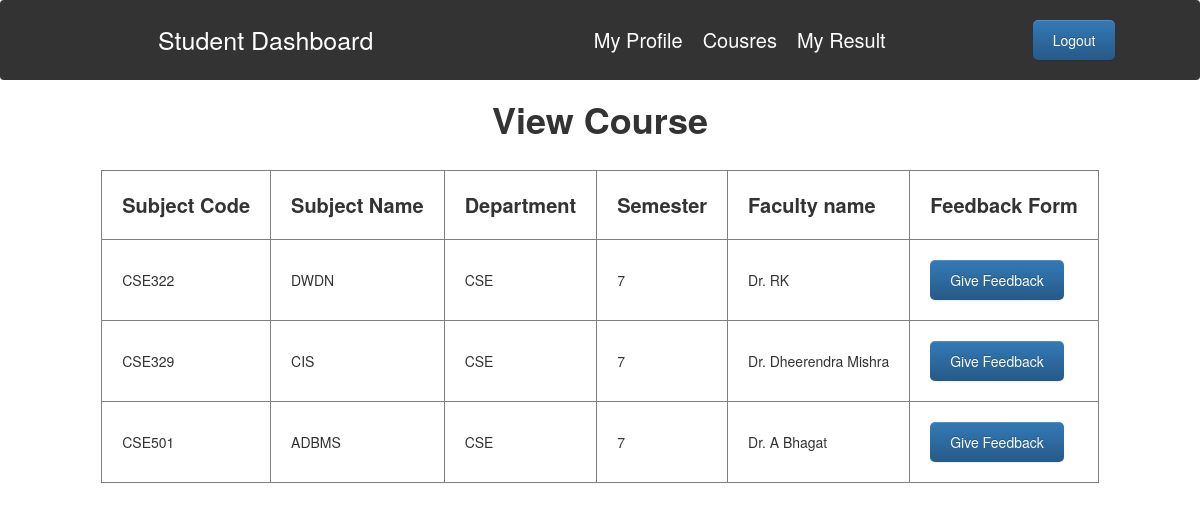
The app's page /Student/student_course.php (signed in) with its own data.
### tables this page shows
CREATE TABLE `approve_user` (
  `username` varchar(50) NOT NULL,
  `mrms` text NOT NULL,
  `schno` int(11) NOT NULL,
  `name` varchar(50) DEFAULT NULL,
  `father` text NOT NULL,
  `address` varchar(50) NOT NULL,
  `gender` text NOT NULL,
  `jeerank` int(50) NOT NULL,
  `email` varchar(50) DEFAULT NULL,
  `phone` int(50) DEFAULT NULL,
  `department` varchar(50) DEFAULT NULL,
  `branch` varchar(50) DEFAULT NULL,
  `year` int(5) NOT NULL,
  `semester` int(50) DEFAULT NULL,
  `course` varchar(50) DEFAULT NULL,
  `section` int(50) DEFAULT NULL,
  `password` varchar(50) NOT NULL
);

CREATE TABLE `course` (
  `subcode` varchar(50) NOT NULL,
  `subname` varchar(50) DEFAULT NULL,
  `department` varchar(50) DEFAULT NULL,
  `course` varchar(50) NOT NULL,
  `section` varchar(50) NOT NULL,
  `semester` int(50) DEFAULT NULL,
  `facname` varchar(50) DEFAULT NULL
);

### Student/student_course.php (the view, shortened to what this page needs)
<?php
    $host="localhost";
    $user="root";
    $password="";
    $db="iiit_b";
    $data=mysqli_connect($host,$user,$password,$db);
    $email=$_SESSION['email'];
    $sql="SELECT * from approve_user s JOIN course c ON s.department = c.department AND s.semester = c.semester WHERE email='".$email."'";
    $result=mysqli_query($data,$sql);
?>
<!DOCTYPE html>
<html lang="en">
<head>
    <link rel="stylesheet" href="https://cdn.jsdelivr.net/npm/bootstrap@3.3.7/dist/css/bootstrap.min.css">
    <link rel="stylesheet" href="https://cdn.jsdelivr.net/npm/bootstrap@3.3.7/dist/css/bootstrap-theme.min.css">
</head>
<body>
    <?php
    include 'student_sidebar.php';
    ?>
<div class="content">
            <center>
            <h1 style="font-weight:550;">View Course</h1>
            <br>
            <table border="1px">
                <tr>
                    <th class="table_th">Subject Code</th>
                    <th class="table_th">Subject Name</th>
                    <th class="table_th">Department</th>
                    <th class="table_th">Semester</th>
                    <th class="table_th">Faculty name</th>
                    <th class="table_th">Feedback Form</th>
                </tr>
                <?php
                while($info=$result->fetch_assoc())
                {
                ?>
                <tr>
                    <td class="table_td"><?php echo "{$info['subcode']}"; ?></td>
                    <td class="table_td"><?php echo "{$info['subname']}"; ?></td>
                    <td class="table_td"><?php echo "{$info['department']}"; ?></td>
                    <td class="table_td"><?php echo "{$info['semester']}"; ?></td>
                    <td class="table_td"><?php echo "{$info['facname']}"; ?></td>
                    <td class="table_td">
                    <form action="feedbackform.php" method="post">
                       <input class="btn btn-primary" type="submit" id="submit" name="submit" value="Give Feedback">
                    </form>
                    </td>
                </tr>
                <?php
                }
                ?>
             </table>
            </center>
        </div>
</body>
</html>

### Student/student_course.php (style rules this page uses)
.table_th { padding:20px; font-size:20px; }
.table_td { padding:20px; }

### Student/student_sidebar.php (style rules this page uses)
.btn { padding: 10px 20px; background-color: #007bff; color: white; border: none; border-radius: 5px; cursor: pointer; }

### records on screen
approve_user: course.subcode "CSE322", course.subname "DWDN", course.department "CSE", course.semester "7", course.facname "Dr. RK", course.subcode "CSE329", course.subname "CIS", course.facname "Dr. Dheerendra Mishra", course.subcode "CSE501", course.subname "ADBMS", course.facname "Dr. A Bhagat"
